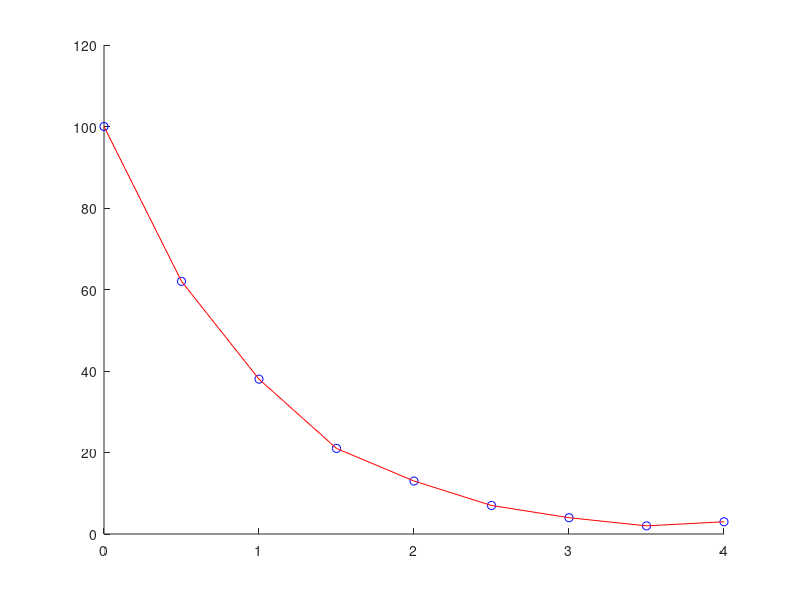

Recreate this plot in MATLAB.
time = [0, 0.5, 1, 1.5, 2, 2.5, 3, 3.5, 4];
voltage = [100, 62, 38, 21, 13, 7, 4, 2, 3];
V0 = 100;
exp_decay = @(k, t) V0 * exp(-k * t);
objective_function = @(k) sum((exp_decay(k, time) - voltage).^2);
k_opt = fminbnd(objective_function, 0, 1);
fitted_voltage = exp_decay(k_opt, time);
n = 8;
voltage_at_n = exp_decay(k_opt, n);
figure;
hold on;
plot(time, voltage, 'o', 'MarkerEdgeColor', 'b', 'MarkerFaceColor', 'none'); 
plot(time, voltage, 'r-'); 
hold off;
xlim([0 4]);
ylim([0 120]);

